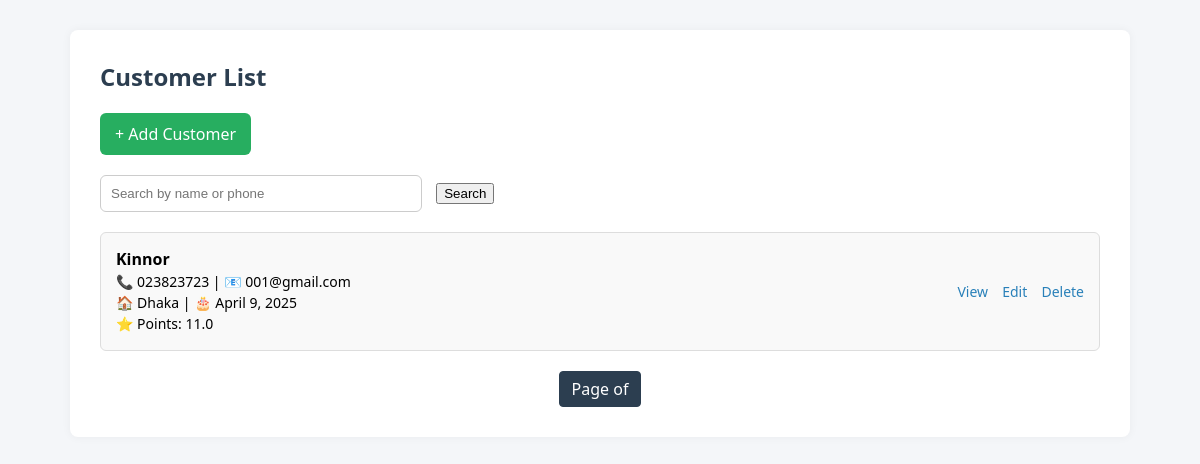
The app's page /, older data.
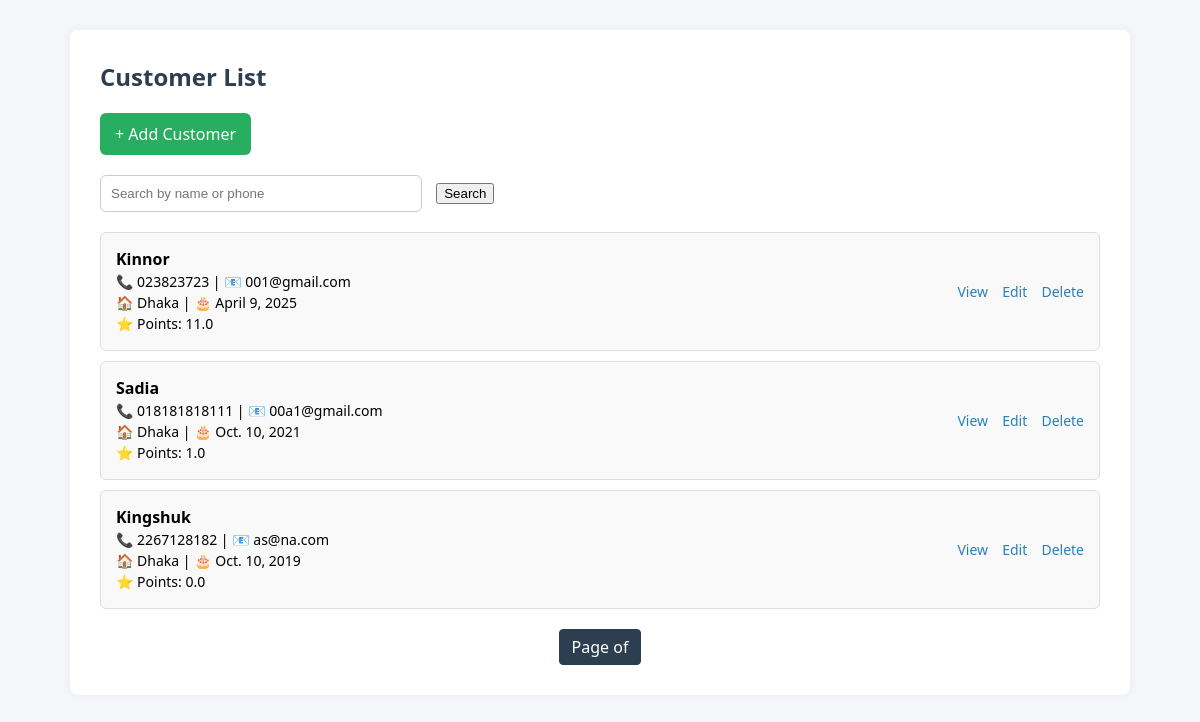
The same page, newer data.
### customer/models.py (models this page shows, shortened)
class Customer(models.Model):
    name = models.CharField(max_length=100)
    phone = models.CharField(max_length=15, unique=True)
    address = models.CharField(max_length=100)
    email = models.EmailField(unique=True)
    date_of_birth = models.DateField()
    point = models.FloatField(default=0)

### customer/views.py (the view)
# urls.py: path('', CustomerListView.as_view(), name='customer-list'),
class CustomerListView(ListView):
    model = Customer
    template_name = 'customer/customer_list.html'
    context_object_name = 'customers'
    paginate_by = 10 # Shows 10 per page
    def get_queryset(self):
        query = self.request.GET.get('q')
        qs = super().get_queryset()
        if query:
            qs = qs.filter(
                Q(name__icontains=query) |
                Q(phone__icontains=query) |
                Q(email__icontains=query)
            )
        return qs
    def get_context_data(self, **kwargs):
        context = super().get_context_data(**kwargs)
        context["query"] = self.request.GET.get("q", "")
        return context

### customer/templates/customer/customer_list.html (shortened to what this page needs)
<!DOCTYPE html>
<html lang="en">
<head>
</head>
<body>
<div class="container">
    <h2>Customer List</h2>
    <a href="{% url 'customer-add' %}" class="btn">+ Add Customer</a>
    <form method="get">
        <input type="text" name="q" value="{{ request.GET.q }}" placeholder="Search by name or phone">
        <button type="submit">Search</button>
    </form>
    <ul>
        {% for customer in customers %}
        <li>
            <div class="info">
                <strong>{{ customer.name }}</strong>
                <p>📞 {{ customer.phone }} | 📧 {{ customer.email }}</p>
                <p>🏠 {{ customer.address }} | 🎂 {{ customer.date_of_birth }}</p>
                <p>⭐ Points: {{ customer.point }}</p>
            </div>
            <div class="actions">
                <a href="{% url 'customer-detail' customer.pk %}">View</a>
                <a href="{% url 'customer-edit' customer.pk %}">Edit</a>
                <a href="{% url 'customer-delete' customer.pk %}">Delete</a>
            </div>
        </li>
        {% empty %}
        <li>No customers found.</li>
        {% endfor %}
    </ul>
    <div class="pagination">
        <span class="current">Page {{ customers.number }} of {{ customers.paginator.num_pages }}</span>
    </div>
</div>
</body>
</html>

Row changes from the older to the newer data that the page shows:
added Customer: name "Sadia", phone "018181818111", email "00a1@gmail.com", address "Dhaka", date_of_birth "Oct. 10, 2021", point "1.0"
added Customer: name "Kingshuk", phone "2267128182", email "as@na.com", address "Dhaka", date_of_birth "Oct. 10, 2019", point "0.0"
